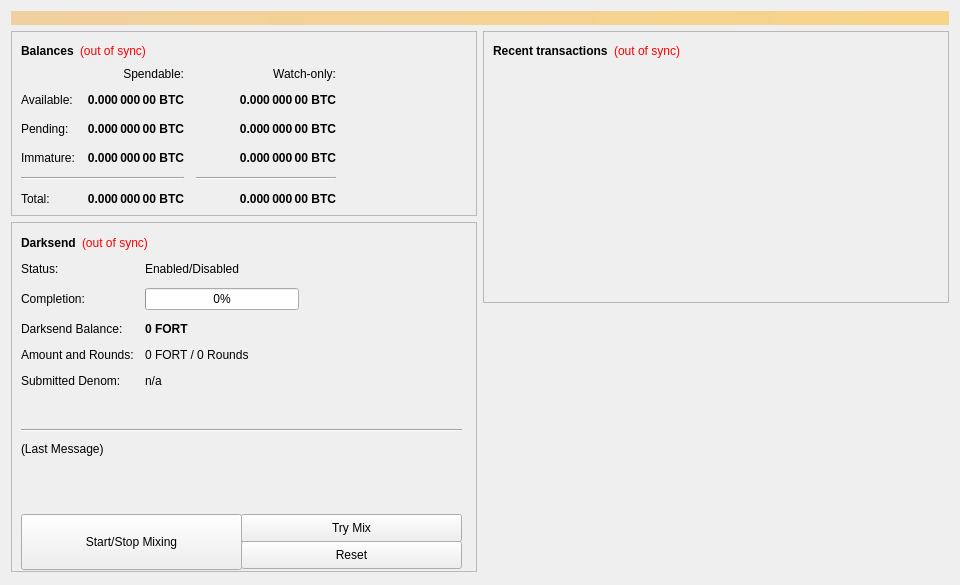
<?xml version="1.0" encoding="UTF-8"?>
<ui version="4.0">
 <class>OverviewPage</class>
 <widget class="QWidget" name="OverviewPage">
  <property name="geometry">
   <rect>
    <x>0</x>
    <y>0</y>
    <width>960</width>
    <height>585</height>
   </rect>
  </property>
  <property name="minimumSize">
   <size>
    <width>960</width>
    <height>0</height>
   </size>
  </property>
  <property name="windowTitle">
   <string>Form</string>
  </property>
  <layout class="QVBoxLayout" name="topLayout">
   <item>
    <widget class="QLabel" name="labelAlerts">
     <property name="visible">
      <bool>false</bool>
     </property>
     <property name="styleSheet">
      <string notr="true">background-color: qlineargradient(x1: 0, y1: 0, x2: 1, y2: 0, stop:0 #F0D0A0, stop:1 #F8D488); color:#000000;</string>
     </property>
     <property name="wordWrap">
      <bool>true</bool>
     </property>
     <property name="margin">
      <number>3</number>
     </property>
    </widget>
   </item>
   <item>
    <layout class="QHBoxLayout" name="horizontalLayout" stretch="1,1">
     <item>
      <layout class="QVBoxLayout" name="verticalLayout_2">
       <item>
        <widget class="QFrame" name="frame">
         <property name="frameShape">
          <enum>QFrame::StyledPanel</enum>
         </property>
         <property name="frameShadow">
          <enum>QFrame::Raised</enum>
         </property>
         <layout class="QVBoxLayout" name="verticalLayout_4">
          <item>
           <layout class="QHBoxLayout" name="horizontalLayout_4">
            <item>
             <widget class="QLabel" name="label_5">
              <property name="font">
               <font>
                <weight>75</weight>
                <bold>true</bold>
               </font>
              </property>
              <property name="text">
               <string>Balances</string>
              </property>
             </widget>
            </item>
            <item>
             <widget class="QLabel" name="labelWalletStatus">
              <property name="cursor">
               <cursorShape>WhatsThisCursor</cursorShape>
              </property>
              <property name="toolTip">
               <string>The displayed information may be out of date. Your wallet automatically synchronizes with the Fortcoin network after a connection is established, but this process has not completed yet.</string>
              </property>
              <property name="styleSheet">
               <string notr="true">QLabel { color: red; }</string>
              </property>
              <property name="text">
               <string notr="true">(out of sync)</string>
              </property>
              <property name="alignment">
               <set>Qt::AlignLeading|Qt::AlignLeft|Qt::AlignVCenter</set>
              </property>
             </widget>
            </item>
            <item>
             <spacer name="horizontalSpacer_3">
              <property name="orientation">
               <enum>Qt::Horizontal</enum>
              </property>
              <property name="sizeHint" stdset="0">
               <size>
                <width>40</width>
                <height>20</height>
               </size>
              </property>
             </spacer>
            </item>
           </layout>
          </item>
          <item>
           <layout class="QGridLayout" name="gridLayout">
            <property name="spacing">
             <number>12</number>
            </property>
            <item row="2" column="2">
             <widget class="QLabel" name="labelWatchPending">
              <property name="font">
               <font>
                <weight>75</weight>
                <bold>true</bold>
               </font>
              </property>
              <property name="cursor">
               <cursorShape>IBeamCursor</cursorShape>
              </property>
              <property name="toolTip">
               <string>Unconfirmed transactions to watch-only addresses</string>
              </property>
              <property name="text">
               <string notr="true">0.000 000 00 BTC</string>
              </property>
              <property name="alignment">
               <set>Qt::AlignRight|Qt::AlignTrailing|Qt::AlignVCenter</set>
              </property>
              <property name="textInteractionFlags">
               <set>Qt::LinksAccessibleByMouse|Qt::TextSelectableByKeyboard|Qt::TextSelectableByMouse</set>
              </property>
             </widget>
            </item>
            <item row="2" column="1">
             <widget class="QLabel" name="labelUnconfirmed">
              <property name="font">
               <font>
                <weight>75</weight>
                <bold>true</bold>
               </font>
              </property>
              <property name="cursor">
               <cursorShape>IBeamCursor</cursorShape>
              </property>
              <property name="toolTip">
               <string>Total of transactions that have yet to be confirmed, and do not yet count toward the spendable balance</string>
              </property>
              <property name="text">
               <string notr="true">0.000 000 00 BTC</string>
              </property>
              <property name="alignment">
               <set>Qt::AlignRight|Qt::AlignTrailing|Qt::AlignVCenter</set>
              </property>
              <property name="textInteractionFlags">
               <set>Qt::LinksAccessibleByMouse|Qt::TextSelectableByKeyboard|Qt::TextSelectableByMouse</set>
              </property>
             </widget>
            </item>
            <item row="3" column="2">
             <widget class="QLabel" name="labelWatchImmature">
              <property name="font">
               <font>
                <weight>75</weight>
                <bold>true</bold>
               </font>
              </property>
              <property name="cursor">
               <cursorShape>IBeamCursor</cursorShape>
              </property>
              <property name="toolTip">
               <string>Mined balance in watch-only addresses that has not yet matured</string>
              </property>
              <property name="text">
               <string notr="true">0.000 000 00 BTC</string>
              </property>
              <property name="alignment">
               <set>Qt::AlignRight|Qt::AlignTrailing|Qt::AlignVCenter</set>
              </property>
              <property name="textInteractionFlags">
               <set>Qt::LinksAccessibleByMouse|Qt::TextSelectableByKeyboard|Qt::TextSelectableByMouse</set>
              </property>
             </widget>
            </item>
            <item row="4" column="0" colspan="2">
             <widget class="Line" name="lineSpendableBalance">
              <property name="orientation">
               <enum>Qt::Horizontal</enum>
              </property>
             </widget>
            </item>
            <item row="4" column="2">
             <widget class="Line" name="lineWatchBalance">
              <property name="sizePolicy">
               <sizepolicy hsizetype="Preferred" vsizetype="Fixed">
                <horstretch>0</horstretch>
                <verstretch>0</verstretch>
               </sizepolicy>
              </property>
              <property name="minimumSize">
               <size>
                <width>140</width>
                <height>0</height>
               </size>
              </property>
              <property name="orientation">
               <enum>Qt::Horizontal</enum>
              </property>
             </widget>
            </item>
            <item row="5" column="0">
             <widget class="QLabel" name="labelTotalText">
              <property name="text">
               <string>Total:</string>
              </property>
             </widget>
            </item>
            <item row="3" column="1">
             <widget class="QLabel" name="labelImmature">
              <property name="font">
               <font>
                <weight>75</weight>
                <bold>true</bold>
               </font>
              </property>
              <property name="cursor">
               <cursorShape>IBeamCursor</cursorShape>
              </property>
              <property name="toolTip">
               <string>Mined balance that has not yet matured</string>
              </property>
              <property name="text">
               <string notr="true">0.000 000 00 BTC</string>
              </property>
              <property name="alignment">
               <set>Qt::AlignRight|Qt::AlignTrailing|Qt::AlignVCenter</set>
              </property>
              <property name="textInteractionFlags">
               <set>Qt::LinksAccessibleByMouse|Qt::TextSelectableByKeyboard|Qt::TextSelectableByMouse</set>
              </property>
             </widget>
            </item>
            <item row="2" column="3">
             <spacer name="horizontalSpacer_2">
              <property name="orientation">
               <enum>Qt::Horizontal</enum>
              </property>
              <property name="sizeHint" stdset="0">
               <size>
                <width>40</width>
                <height>20</height>
               </size>
              </property>
             </spacer>
            </item>
            <item row="3" column="0">
             <widget class="QLabel" name="labelImmatureText">
              <property name="text">
               <string>Immature:</string>
              </property>
             </widget>
            </item>
            <item row="5" column="1">
             <widget class="QLabel" name="labelTotal">
              <property name="font">
               <font>
                <weight>75</weight>
                <bold>true</bold>
               </font>
              </property>
              <property name="cursor">
               <cursorShape>IBeamCursor</cursorShape>
              </property>
              <property name="toolTip">
               <string>Your current total balance</string>
              </property>
              <property name="text">
               <string notr="true">0.000 000 00 BTC</string>
              </property>
              <property name="alignment">
               <set>Qt::AlignRight|Qt::AlignTrailing|Qt::AlignVCenter</set>
              </property>
              <property name="textInteractionFlags">
               <set>Qt::LinksAccessibleByMouse|Qt::TextSelectableByKeyboard|Qt::TextSelectableByMouse</set>
              </property>
             </widget>
            </item>
            <item row="5" column="2">
             <widget class="QLabel" name="labelWatchTotal">
              <property name="font">
               <font>
                <weight>75</weight>
                <bold>true</bold>
               </font>
              </property>
              <property name="cursor">
               <cursorShape>IBeamCursor</cursorShape>
              </property>
              <property name="toolTip">
               <string>Current total balance in watch-only addresses</string>
              </property>
              <property name="text">
               <string notr="true">0.000 000 00 BTC</string>
              </property>
              <property name="alignment">
               <set>Qt::AlignRight|Qt::AlignTrailing|Qt::AlignVCenter</set>
              </property>
              <property name="textInteractionFlags">
               <set>Qt::LinksAccessibleByMouse|Qt::TextSelectableByKeyboard|Qt::TextSelectableByMouse</set>
              </property>
             </widget>
            </item>
            <item row="0" column="2">
             <widget class="QLabel" name="labelWatchonly">
              <property name="text">
               <string>Watch-only:</string>
              </property>
              <property name="alignment">
               <set>Qt::AlignRight|Qt::AlignTrailing|Qt::AlignVCenter</set>
              </property>
             </widget>
            </item>
            <item row="1" column="0">
             <widget class="QLabel" name="labelBalanceText">
              <property name="text">
               <string>Available:</string>
              </property>
             </widget>
            </item>
            <item row="1" column="1">
             <widget class="QLabel" name="labelBalance">
              <property name="font">
               <font>
                <weight>75</weight>
                <bold>true</bold>
               </font>
              </property>
              <property name="cursor">
               <cursorShape>IBeamCursor</cursorShape>
              </property>
              <property name="toolTip">
               <string>Your current spendable balance</string>
              </property>
              <property name="text">
               <string notr="true">0.000 000 00 BTC</string>
              </property>
              <property name="alignment">
               <set>Qt::AlignRight|Qt::AlignTrailing|Qt::AlignVCenter</set>
              </property>
              <property name="textInteractionFlags">
               <set>Qt::LinksAccessibleByMouse|Qt::TextSelectableByKeyboard|Qt::TextSelectableByMouse</set>
              </property>
             </widget>
            </item>
            <item row="1" column="2">
             <widget class="QLabel" name="labelWatchAvailable">
              <property name="font">
               <font>
                <weight>75</weight>
                <bold>true</bold>
               </font>
              </property>
              <property name="cursor">
               <cursorShape>IBeamCursor</cursorShape>
              </property>
              <property name="toolTip">
               <string>Your current balance in watch-only addresses</string>
              </property>
              <property name="text">
               <string notr="true">0.000 000 00 BTC</string>
              </property>
              <property name="alignment">
               <set>Qt::AlignRight|Qt::AlignTrailing|Qt::AlignVCenter</set>
              </property>
              <property name="textInteractionFlags">
               <set>Qt::LinksAccessibleByMouse|Qt::TextSelectableByKeyboard|Qt::TextSelectableByMouse</set>
              </property>
             </widget>
            </item>
            <item row="2" column="0">
             <widget class="QLabel" name="labelPendingText">
              <property name="text">
               <string>Pending:</string>
              </property>
             </widget>
            </item>
            <item row="0" column="1">
             <widget class="QLabel" name="labelSpendable">
              <property name="text">
               <string>Spendable:</string>
              </property>
              <property name="alignment">
               <set>Qt::AlignRight|Qt::AlignTrailing|Qt::AlignVCenter</set>
              </property>
             </widget>
            </item>
           </layout>
          </item>
         </layout>
        </widget>
       </item>
       <item>
        <widget class="QFrame" name="frameDarksend">
         <property name="minimumSize">
          <size>
           <width>0</width>
           <height>350</height>
          </size>
         </property>
         <property name="layoutDirection">
          <enum>Qt::LeftToRight</enum>
         </property>
         <property name="frameShape">
          <enum>QFrame::StyledPanel</enum>
         </property>
         <property name="frameShadow">
          <enum>QFrame::Raised</enum>
         </property>
         <widget class="QWidget" name="formLayoutWidget">
          <property name="geometry">
           <rect>
            <x>10</x>
            <y>40</y>
            <width>451</width>
            <height>161</height>
           </rect>
          </property>
          <layout class="QFormLayout" name="formLayout">
           <property name="fieldGrowthPolicy">
            <enum>QFormLayout::AllNonFixedFieldsGrow</enum>
           </property>
           <property name="horizontalSpacing">
            <number>11</number>
           </property>
           <property name="verticalSpacing">
            <number>12</number>
           </property>
           <item row="0" column="0">
            <widget class="QLabel" name="label_6">
             <property name="text">
              <string>Status:</string>
             </property>
            </widget>
           </item>
           <item row="1" column="0">
            <widget class="QLabel" name="label_7">
             <property name="text">
              <string>Completion:</string>
             </property>
            </widget>
           </item>
           <item row="1" column="1">
            <widget class="QProgressBar" name="darksendProgress">
             <property name="maximumSize">
              <size>
               <width>154</width>
               <height>16777215</height>
              </size>
             </property>
             <property name="value">
              <number>0</number>
             </property>
            </widget>
           </item>
           <item row="2" column="0">
            <widget class="QLabel" name="labelAnonymizedText">
             <property name="text">
              <string>Darksend Balance:</string>
             </property>
            </widget>
           </item>
           <item row="2" column="1">
            <widget class="QLabel" name="labelAnonymized">
             <property name="font">
              <font>
               <weight>75</weight>
               <bold>true</bold>
              </font>
             </property>
             <property name="text">
              <string notr="true">0 FORT</string>
             </property>
            </widget>
           </item>
           <item row="3" column="0">
            <widget class="QLabel" name="label_8">
             <property name="text">
              <string>Amount and Rounds:</string>
             </property>
            </widget>
           </item>
           <item row="3" column="1">
            <widget class="QLabel" name="labelAmountRounds">
             <property name="text">
              <string>0 FORT / 0 Rounds</string>
             </property>
            </widget>
           </item>
           <item row="4" column="0">
            <widget class="QLabel" name="label_9">
             <property name="text">
              <string>Submitted Denom:</string>
             </property>
            </widget>
           </item>
           <item row="4" column="1">
            <widget class="QLabel" name="labelSubmittedDenom">
             <property name="toolTip">
              <string>The denominations you submitted to the Masternode.&lt;br&gt;To mix, other users must submit the exact same denominations.</string>
             </property>
             <property name="text">
              <string>n/a</string>
             </property>
            </widget>
           </item>
           <item row="0" column="1">
            <widget class="QLabel" name="darksendEnabled">
             <property name="text">
              <string>Enabled/Disabled</string>
             </property>
            </widget>
           </item>
          </layout>
         </widget>
         <widget class="QPushButton" name="runAutoDenom">
          <property name="geometry">
           <rect>
            <x>251</x>
            <y>17</y>
            <width>1</width>
            <height>1</height>
           </rect>
          </property>
          <property name="palette">
           <palette>
            <active>
             <colorrole role="WindowText">
              <brush brushstyle="SolidPattern">
               <color alpha="255">
                <red>0</red>
                <green>0</green>
                <blue>0</blue>
               </color>
              </brush>
             </colorrole>
             <colorrole role="Button">
              <brush brushstyle="SolidPattern">
               <color alpha="255">
                <red>239</red>
                <green>238</green>
                <blue>238</blue>
               </color>
              </brush>
             </colorrole>
             <colorrole role="Light">
              <brush brushstyle="SolidPattern">
               <color alpha="255">
                <red>255</red>
                <green>255</green>
                <blue>255</blue>
               </color>
              </brush>
             </colorrole>
             <colorrole role="Midlight">
              <brush brushstyle="SolidPattern">
               <color alpha="255">
                <red>247</red>
                <green>246</green>
                <blue>246</blue>
               </color>
              </brush>
             </colorrole>
             <colorrole role="Dark">
              <brush brushstyle="SolidPattern">
               <color alpha="255">
                <red>119</red>
                <green>119</green>
                <blue>119</blue>
               </color>
              </brush>
             </colorrole>
             <colorrole role="Mid">
              <brush brushstyle="SolidPattern">
               <color alpha="255">
                <red>159</red>
                <green>159</green>
                <blue>159</blue>
               </color>
              </brush>
             </colorrole>
             <colorrole role="Text">
              <brush brushstyle="SolidPattern">
               <color alpha="255">
                <red>0</red>
                <green>0</green>
                <blue>0</blue>
               </color>
              </brush>
             </colorrole>
             <colorrole role="BrightText">
              <brush brushstyle="SolidPattern">
               <color alpha="255">
                <red>255</red>
                <green>255</green>
                <blue>255</blue>
               </color>
              </brush>
             </colorrole>
             <colorrole role="ButtonText">
              <brush brushstyle="SolidPattern">
               <color alpha="255">
                <red>0</red>
                <green>0</green>
                <blue>0</blue>
               </color>
              </brush>
             </colorrole>
             <colorrole role="Base">
              <brush brushstyle="SolidPattern">
               <color alpha="255">
                <red>255</red>
                <green>255</green>
                <blue>255</blue>
               </color>
              </brush>
             </colorrole>
             <colorrole role="Window">
              <brush brushstyle="SolidPattern">
               <color alpha="255">
                <red>239</red>
                <green>238</green>
                <blue>238</blue>
               </color>
              </brush>
             </colorrole>
             <colorrole role="Shadow">
              <brush brushstyle="SolidPattern">
               <color alpha="255">
                <red>0</red>
                <green>0</green>
                <blue>0</blue>
               </color>
              </brush>
             </colorrole>
             <colorrole role="AlternateBase">
              <brush brushstyle="SolidPattern">
               <color alpha="255">
                <red>247</red>
                <green>246</green>
                <blue>246</blue>
               </color>
              </brush>
             </colorrole>
             <colorrole role="ToolTipBase">
              <brush brushstyle="SolidPattern">
               <color alpha="255">
                <red>255</red>
                <green>255</green>
                <blue>220</blue>
               </color>
              </brush>
             </colorrole>
             <colorrole role="ToolTipText">
              <brush brushstyle="SolidPattern">
               <color alpha="255">
                <red>0</red>
                <green>0</green>
                <blue>0</blue>
               </color>
              </brush>
             </colorrole>
            </active>
            <inactive>
             <colorrole role="WindowText">
              <brush brushstyle="SolidPattern">
               <color alpha="255">
                <red>0</red>
                <green>0</green>
                <blue>0</blue>
               </color>
              </brush>
             </colorrole>
             <colorrole role="Button">
              <brush brushstyle="SolidPattern">
               <color alpha="255">
                <red>239</red>
                <green>238</green>
                <blue>238</blue>
               </color>
              </brush>
             </colorrole>
             <colorrole role="Light">
              <brush brushstyle="SolidPattern">
               <color alpha="255">
                <red>255</red>
                <green>255</green>
                <blue>255</blue>
               </color>
              </brush>
             </colorrole>
             <colorrole role="Midlight">
              <brush brushstyle="SolidPattern">
               <color alpha="255">
                <red>247</red>
                <green>246</green>
                <blue>246</blue>
               </color>
              </brush>
             </colorrole>
             <colorrole role="Dark">
              <brush brushstyle="SolidPattern">
               <color alpha="255">
                <red>119</red>
                <green>119</green>
                <blue>119</blue>
               </color>
              </brush>
             </colorrole>
             <colorrole role="Mid">
              <brush brushstyle="SolidPattern">
               <color alpha="255">
                <red>159</red>
                <green>159</green>
                <blue>159</blue>
               </color>
              </brush>
             </colorrole>
             <colorrole role="Text">
              <brush brushstyle="SolidPattern">
               <color alpha="255">
                <red>0</red>
                <green>0</green>
                <blue>0</blue>
               </color>
              </brush>
             </colorrole>
             <colorrole role="BrightText">
              <brush brushstyle="SolidPattern">
               <color alpha="255">
                <red>255</red>
                <green>255</green>
                <blue>255</blue>
               </color>
              </brush>
             </colorrole>
             <colorrole role="ButtonText">
              <brush brushstyle="SolidPattern">
               <color alpha="255">
                <red>0</red>
                <green>0</green>
                <blue>0</blue>
               </color>
              </brush>
             </colorrole>
             <colorrole role="Base">
              <brush brushstyle="SolidPattern">
               <color alpha="255">
                <red>255</red>
                <green>255</green>
                <blue>255</blue>
               </color>
              </brush>
             </colorrole>
             <colorrole role="Window">
              <brush brushstyle="SolidPattern">
               <color alpha="255">
                <red>239</red>
                <green>238</green>
                <blue>238</blue>
               </color>
              </brush>
             </colorrole>
             <colorrole role="Shadow">
              <brush brushstyle="SolidPattern">
               <color alpha="255">
                <red>0</red>
                <green>0</green>
                <blue>0</blue>
               </color>
              </brush>
             </colorrole>
             <colorrole role="AlternateBase">
              <brush brushstyle="SolidPattern">
               <color alpha="255">
                <red>247</red>
                <green>246</green>
                <blue>246</blue>
               </color>
              </brush>
             </colorrole>
             <colorrole role="ToolTipBase">
              <brush brushstyle="SolidPattern">
               <color alpha="255">
                <red>255</red>
                <green>255</green>
                <blue>220</blue>
               </color>
              </brush>
             </colorrole>
             <colorrole role="ToolTipText">
              <brush brushstyle="SolidPattern">
               <color alpha="255">
                <red>0</red>
                <green>0</green>
                <blue>0</blue>
               </color>
              </brush>
             </colorrole>
            </inactive>
            <disabled>
             <colorrole role="WindowText">
              <brush brushstyle="SolidPattern">
               <color alpha="255">
                <red>119</red>
                <green>119</green>
                <blue>119</blue>
               </color>
              </brush>
             </colorrole>
             <colorrole role="Button">
              <brush brushstyle="SolidPattern">
               <color alpha="255">
                <red>239</red>
                <green>238</green>
                <blue>238</blue>
               </color>
              </brush>
             </colorrole>
             <colorrole role="Light">
              <brush brushstyle="SolidPattern">
               <color alpha="255">
                <red>255</red>
                <green>255</green>
                <blue>255</blue>
               </color>
              </brush>
             </colorrole>
             <colorrole role="Midlight">
              <brush brushstyle="SolidPattern">
               <color alpha="255">
                <red>247</red>
                <green>246</green>
                <blue>246</blue>
               </color>
              </brush>
             </colorrole>
             <colorrole role="Dark">
              <brush brushstyle="SolidPattern">
               <color alpha="255">
                <red>119</red>
                <green>119</green>
                <blue>119</blue>
               </color>
              </brush>
             </colorrole>
             <colorrole role="Mid">
              <brush brushstyle="SolidPattern">
               <color alpha="255">
                <red>159</red>
                <green>159</green>
                <blue>159</blue>
               </color>
              </brush>
             </colorrole>
             <colorrole role="Text">
              <brush brushstyle="SolidPattern">
               <color alpha="255">
                <red>119</red>
                <green>119</green>
                <blue>119</blue>
               </color>
              </brush>
             </colorrole>
             <colorrole role="BrightText">
              <brush brushstyle="SolidPattern">
               <color alpha="255">
                <red>255</red>
                <green>255</green>
                <blue>255</blue>
               </color>
              </brush>
             </colorrole>
             <colorrole role="ButtonText">
              <brush brushstyle="SolidPattern">
               <color alpha="255">
                <red>119</red>
                <green>119</green>
                <blue>119</blue>
               </color>
              </brush>
             </colorrole>
             <colorrole role="Base">
              <brush brushstyle="SolidPattern">
               <color alpha="255">
                <red>239</red>
                <green>238</green>
                <blue>238</blue>
               </color>
              </brush>
             </colorrole>
             <colorrole role="Window">
              <brush brushstyle="SolidPattern">
               <color alpha="255">
                <red>239</red>
                <green>238</green>
                <blue>238</blue>
               </color>
              </brush>
             </colorrole>
             <colorrole role="Shadow">
              <brush brushstyle="SolidPattern">
               <color alpha="255">
                <red>0</red>
                <green>0</green>
                <blue>0</blue>
               </color>
              </brush>
             </colorrole>
             <colorrole role="AlternateBase">
              <brush brushstyle="SolidPattern">
               <color alpha="255">
                <red>239</red>
                <green>238</green>
                <blue>238</blue>
               </color>
              </brush>
             </colorrole>
             <colorrole role="ToolTipBase">
              <brush brushstyle="SolidPattern">
               <color alpha="255">
                <red>255</red>
                <green>255</green>
                <blue>220</blue>
               </color>
              </brush>
             </colorrole>
             <colorrole role="ToolTipText">
              <brush brushstyle="SolidPattern">
               <color alpha="255">
                <red>0</red>
                <green>0</green>
                <blue>0</blue>
               </color>
              </brush>
             </colorrole>
            </disabled>
           </palette>
          </property>
          <property name="focusPolicy">
           <enum>Qt::NoFocus</enum>
          </property>
          <property name="autoFillBackground">
           <bool>true</bool>
          </property>
          <property name="text">
           <string/>
          </property>
          <property name="flat">
           <bool>true</bool>
          </property>
         </widget>
         <widget class="QPushButton" name="toggleDarksend">
          <property name="geometry">
           <rect>
            <x>10</x>
            <y>292</y>
            <width>221</width>
            <height>56</height>
           </rect>
          </property>
          <property name="sizePolicy">
           <sizepolicy hsizetype="MinimumExpanding" vsizetype="Fixed">
            <horstretch>0</horstretch>
            <verstretch>0</verstretch>
           </sizepolicy>
          </property>
          <property name="text">
           <string>Start/Stop Mixing</string>
          </property>
         </widget>
         <widget class="Line" name="lineLastMessage">
          <property name="geometry">
           <rect>
            <x>10</x>
            <y>200</y>
            <width>441</width>
            <height>16</height>
           </rect>
          </property>
          <property name="orientation">
           <enum>Qt::Horizontal</enum>
          </property>
         </widget>
         <widget class="QLabel" name="darksendStatus">
          <property name="geometry">
           <rect>
            <x>10</x>
            <y>220</y>
            <width>451</width>
            <height>61</height>
           </rect>
          </property>
          <property name="minimumSize">
           <size>
            <width>288</width>
            <height>43</height>
           </size>
          </property>
          <property name="text">
           <string>(Last Message)</string>
          </property>
          <property name="alignment">
           <set>Qt::AlignLeading|Qt::AlignLeft|Qt::AlignTop</set>
          </property>
          <property name="wordWrap">
           <bool>true</bool>
          </property>
         </widget>
         <widget class="QPushButton" name="darksendAuto">
          <property name="geometry">
           <rect>
            <x>230</x>
            <y>292</y>
            <width>221</width>
            <height>28</height>
           </rect>
          </property>
          <property name="sizePolicy">
           <sizepolicy hsizetype="MinimumExpanding" vsizetype="Fixed">
            <horstretch>0</horstretch>
            <verstretch>0</verstretch>
           </sizepolicy>
          </property>
          <property name="toolTip">
           <string>Try to manually submit a Darksend request.</string>
          </property>
          <property name="text">
           <string>Try Mix</string>
          </property>
         </widget>
         <widget class="QPushButton" name="darksendReset">
          <property name="geometry">
           <rect>
            <x>230</x>
            <y>319</y>
            <width>221</width>
            <height>28</height>
           </rect>
          </property>
          <property name="sizePolicy">
           <sizepolicy hsizetype="MinimumExpanding" vsizetype="Fixed">
            <horstretch>0</horstretch>
            <verstretch>0</verstretch>
           </sizepolicy>
          </property>
          <property name="toolTip">
           <string>Reset the current status of Darksend (can interrupt Darksend if it's in the process of Mixing, which can cost you money!)</string>
          </property>
          <property name="autoFillBackground">
           <bool>false</bool>
          </property>
          <property name="text">
           <string>Reset</string>
          </property>
         </widget>
         <widget class="QWidget" name="layoutWidget">
          <property name="geometry">
           <rect>
            <x>10</x>
            <y>10</y>
            <width>431</width>
            <height>22</height>
           </rect>
          </property>
          <layout class="QHBoxLayout" name="horizontalLayout_5">
           <item>
            <widget class="QLabel" name="label_2">
             <property name="font">
              <font>
               <weight>75</weight>
               <bold>true</bold>
              </font>
             </property>
             <property name="text">
              <string>Darksend</string>
             </property>
            </widget>
           </item>
           <item>
            <widget class="QLabel" name="labelDarksendSyncStatus">
             <property name="toolTip">
              <string>The displayed information may be out of date. Your wallet automatically synchronizes with the Fortcoin network after a connection is established, but this process has not completed yet.</string>
             </property>
             <property name="styleSheet">
              <string notr="true">QLabel { color: red; }</string>
             </property>
             <property name="text">
              <string notr="true">(out of sync)</string>
             </property>
             <property name="alignment">
              <set>Qt::AlignLeading|Qt::AlignLeft|Qt::AlignVCenter</set>
             </property>
            </widget>
           </item>
           <item>
            <spacer name="horizontalSpacer_4">
             <property name="orientation">
              <enum>Qt::Horizontal</enum>
             </property>
             <property name="sizeHint" stdset="0">
              <size>
               <width>40</width>
               <height>20</height>
              </size>
             </property>
            </spacer>
           </item>
          </layout>
         </widget>
        </widget>
       </item>
       <item>
        <spacer name="verticalSpacer">
         <property name="orientation">
          <enum>Qt::Vertical</enum>
         </property>
         <property name="sizeHint" stdset="0">
          <size>
           <width>20</width>
           <height>40</height>
          </size>
         </property>
        </spacer>
       </item>
      </layout>
     </item>
     <item>
      <layout class="QVBoxLayout" name="verticalLayout_3">
       <item>
        <widget class="QFrame" name="frame_2">
         <property name="frameShape">
          <enum>QFrame::StyledPanel</enum>
         </property>
         <property name="frameShadow">
          <enum>QFrame::Raised</enum>
         </property>
         <layout class="QVBoxLayout" name="verticalLayout">
          <item>
           <layout class="QHBoxLayout" name="horizontalLayout_2">
            <item>
             <widget class="QLabel" name="label_4">
              <property name="font">
               <font>
                <weight>75</weight>
                <bold>true</bold>
               </font>
              </property>
              <property name="text">
               <string>Recent transactions</string>
              </property>
             </widget>
            </item>
            <item>
             <widget class="QLabel" name="labelTransactionsStatus">
              <property name="cursor">
               <cursorShape>WhatsThisCursor</cursorShape>
              </property>
              <property name="toolTip">
               <string>The displayed information may be out of date. Your wallet automatically synchronizes with the Fortcoin network after a connection is established, but this process has not completed yet.</string>
              </property>
              <property name="styleSheet">
               <string notr="true">QLabel { color: red; }</string>
              </property>
              <property name="text">
               <string notr="true">(out of sync)</string>
              </property>
              <property name="alignment">
               <set>Qt::AlignRight|Qt::AlignTrailing|Qt::AlignVCenter</set>
              </property>
             </widget>
            </item>
            <item>
             <spacer name="horizontalSpacer">
              <property name="orientation">
               <enum>Qt::Horizontal</enum>
              </property>
              <property name="sizeHint" stdset="0">
               <size>
                <width>40</width>
                <height>20</height>
               </size>
              </property>
             </spacer>
            </item>
           </layout>
          </item>
          <item>
           <widget class="QListView" name="listTransactions">
            <property name="styleSheet">
             <string notr="true">QListView { background: transparent; }</string>
            </property>
            <property name="frameShape">
             <enum>QFrame::NoFrame</enum>
            </property>
            <property name="verticalScrollBarPolicy">
             <enum>Qt::ScrollBarAlwaysOff</enum>
            </property>
            <property name="horizontalScrollBarPolicy">
             <enum>Qt::ScrollBarAlwaysOff</enum>
            </property>
            <property name="selectionMode">
             <enum>QAbstractItemView::NoSelection</enum>
            </property>
           </widget>
          </item>
         </layout>
        </widget>
       </item>
       <item>
        <spacer name="verticalSpacer_2">
         <property name="orientation">
          <enum>Qt::Vertical</enum>
         </property>
         <property name="sizeHint" stdset="0">
          <size>
           <width>20</width>
           <height>40</height>
          </size>
         </property>
        </spacer>
       </item>
      </layout>
     </item>
    </layout>
   </item>
  </layout>
 </widget>
 <resources/>
 <connections/>
</ui>
